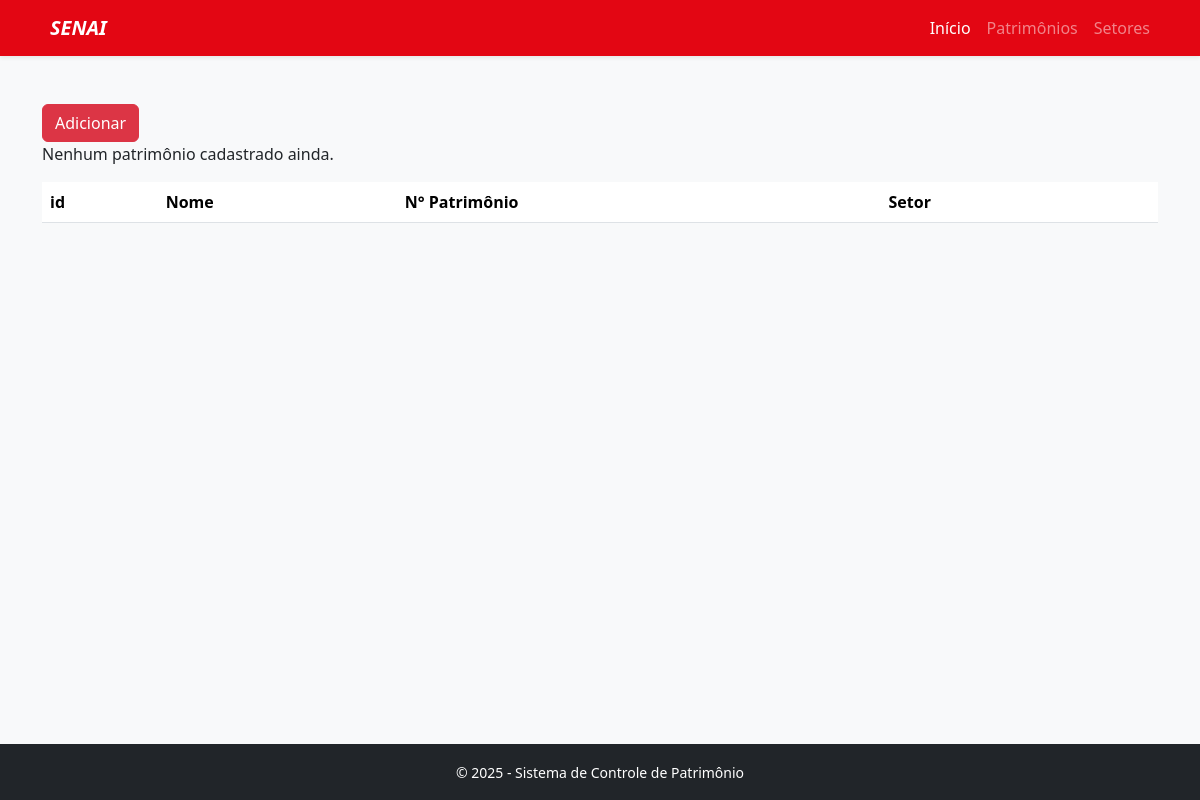
Page /patrimonio on the earlier database version.
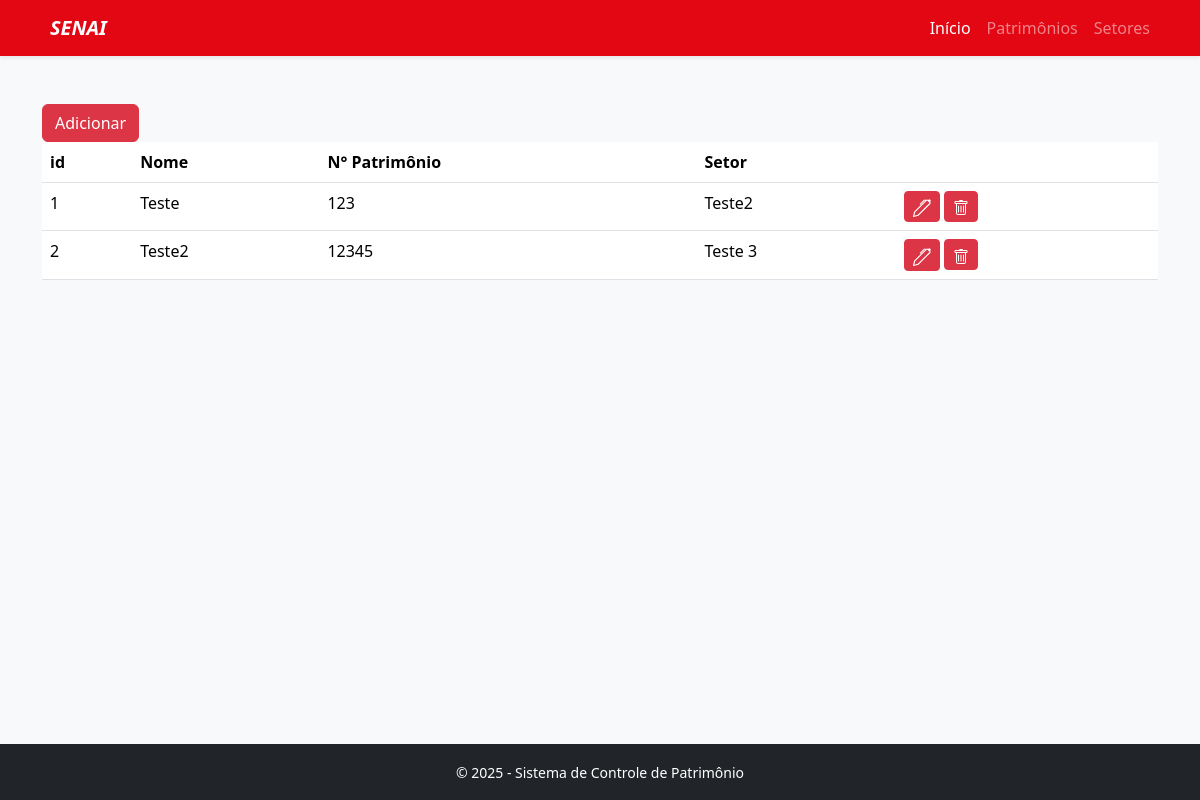
Same page on the later database version.
### tables this page shows
CREATE TABLE patrimonios (
            id INTEGER PRIMARY KEY,
            nome TEXT,
            patrimonio INTEGER,
            
            id_setor INTEGER NOT NULL,
            FOREIGN KEY (id_setor) REFERENCES setores(id)
            ON DELETE RESTRICT
            ON UPDATE CASCADE
            
        );

CREATE TABLE setores(
            id INTEGER PRIMARY KEY,
            nome TEXT NOT NULL UNIQUE 
        );

### main.py (the view, shortened to what this page needs)
@app.route("/patrimonio", methods=['GET', 'POST', 'PUT', 'DELETE'])
def patrimonios():
    patrimonio = bd.Patrimonio()
    if request.method == 'POST':
        nome = request.form['nome']
        n_patrimonio = int(request.form['patrimonio'])
        id_setor = int(request.form['id_setor'])
        patrimonio.create(nome, n_patrimonio, id_setor)
        return redirect(url_for("patrimonios"))
    elif request.method == "DELETE":
        id = int(request.form['id'])
        patrimonio.delete(id)
        return redirect(url_for("patrimonios"))
    else:
        setor = bd.Setor()
        patrimonios = patrimonio.read()
        setores = setor.read()
        return render_template("patrimonios.jinja", patrimonios=patrimonios, setores=setores)

### bd.py (called while the page is built)
    @staticmethod
    def read(id = False):
        if id:
            cursor.execute(
                f"""
                    SELECT * FROM setores WHERE id = '{id}';
                """
            )
            rows = cursor.fetchall()
            return rows
        else:
            cursor.execute(
                f"""
                    SELECT * FROM setores;
                """
            )
            rows = cursor.fetchall()
            return rows

    @staticmethod
    def read(id = False):
        if id:
            cursor.execute(
                f"""
                    SELECT * FROM patrimonios WHERE id = '{id}';
                """
            )
            rows = cursor.fetchall()
            return rows
        else:
            cursor.execute(
                f"""
                    SELECT * FROM patrimonios;
                """
            )
            rows = cursor.fetchall()
            return rows

### templates/patrimonios.jinja (shortened to what this page needs)
{% extends "base.jinja" %}
{% import 'macros_icons.jinja' as icon %}
{% block page %}
<a href="{{url_for('form_patrimonios')}}"><button type="button" class="btn btn-danger">Adicionar</button></a>
<table class="table">
    <thead>
        <th scope="col">id</th>
        <th scope="col">Nome</th>
        <th scope="col">N° Patrimônio</th>
        <th scope="col">Setor</th>
        <th scope="col"></th>
    </thead>
    <tbody>
            {% for patrimonio in patrimonios %}
        <tr>
            <td>{{ patrimonio[0] }}</td>
            <td>{{ patrimonio[1] }}</td>
            <td>{{ patrimonio[2] }}</td>
            <td>{{ setores[patrimonio[3]][1] }}</td>
            <td>
                <a href="{{ url_for('form_patrimonios', id=patrimonio[0]) }}"><button class="btn btn-sm btn-danger">{{ icon.icon_pen(size=18) }}</button></a>
                <form action="{{ url_for('patrimonios') }}" method="POST" style="display:inline;">
                    <button type="submit" class="btn btn-sm btn-danger"
                            onclick="return confirm('Tem certeza que deseja deletar {{ patrimonio[1] }}?');">
                    </button>
                </form>
            </td>
        </tr>
            {% else %}
            <p>Nenhum patrimônio cadastrado ainda.</p>
            {% endfor %}
    </tbody>
</table>
{% endblock %}

### templates/base.jinja (shortened to what this page needs)
<!DOCTYPE html>
<html lang="pt-BR">
<head>
    <link rel="stylesheet" href="{{ url_for('static', filename='/normalize.css') }}">
    <link rel="stylesheet" href="{{ url_for('static', filename='/bootstrap/css/bootstrap.min.css') }}">
    <link rel="stylesheet" href="{{ url_for('static', filename='/style.css') }}">
</head>
<body class="bg-light">
    <nav class="navbar navbar-expand-lg navbar-dark bg-senai shadow-sm">
        <div class="container">
            <a class="navbar-brand fw-bold fst-italic" href="/">
                SENAI
            </a>
            <div class="collapse navbar-collapse" id="navbarNav">
                <ul class="navbar-nav ms-auto">
                    <li class="nav-item"><a class="nav-link text-white" href="/">Início</a></li>
                    <li class="nav-item"><a class="nav-link text-white-50" href="/patrimonio">Patrimônios</a></li>
                    <li class="nav-item"><a class="nav-link text-white-50" href="/setor">Setores</a></li>
                </ul>
            </div>
        </div>
    </nav>
    <main class="container py-5">
        {% block page %}{% endblock %}
    </main>
    <footer class="bg-dark text-white text-center py-3 mt-auto">
        <small>&copy; 2025 - Sistema de Controle de Patrimônio</small>
    </footer>
</body>
</html>

### templates/macros_icons.jinja (shortened to what this page needs)
{% macro icon_pen(size=16, color="currentColor") %}
<svg xmlns="http://www.w3.org/2000/svg" width="{{ size }}" height="{{ size }}" fill="{{ color }}" class="bi bi-pen" viewBox="0 0 16 16">
  <path d="m13.498.795.149-.149a1.207 1.207 0 1 1 1.707 1.708l-.149.148a1.5 1.5 0 0 1-.059 2.059L4.854 14.854a.5.5 0 0 1-.233.131l-4 1a.5.5 0 0 1-.606-.606l1-4a.5.5 0 0 1 .131-.232l9.642-9.642a.5.5 0 0 0-.642.056L6.854 4.854a.5.5 0 1 1-.708-.708L9.44.854A1.5 1.5 0 0 1 11.5.796a1.5 1.5 0 0 1 1.998-.001m-.644.766a.5.5 0 0 0-.707 0L1.95 11.756l-.764 3.057 3.057-.764L14.44 3.854a.5.5 0 0 0 0-.708z"/>
</svg>
{% endmacro %}

### static/style.css (style rules this page uses)
:root { --senai-red: #E30613; }
.bg-senai { background-color: var(--senai-red); }
body { display: flex; flex-direction: column; min-height: 100vh; }
main { flex: 1; }

Differences in the rows shown:
added patrimonios: id "1", nome "Teste", patrimonio "123", {{ size }} 18 (drawn)
added setores: nome "Teste2"
added patrimonios: id "2", nome "Teste2", patrimonio "12345", {{ size }} 18 (drawn)
added setores: nome "Teste 3"
Other differences:
text no longer shown: "Nenhum patrimônio cadastrado ainda."
